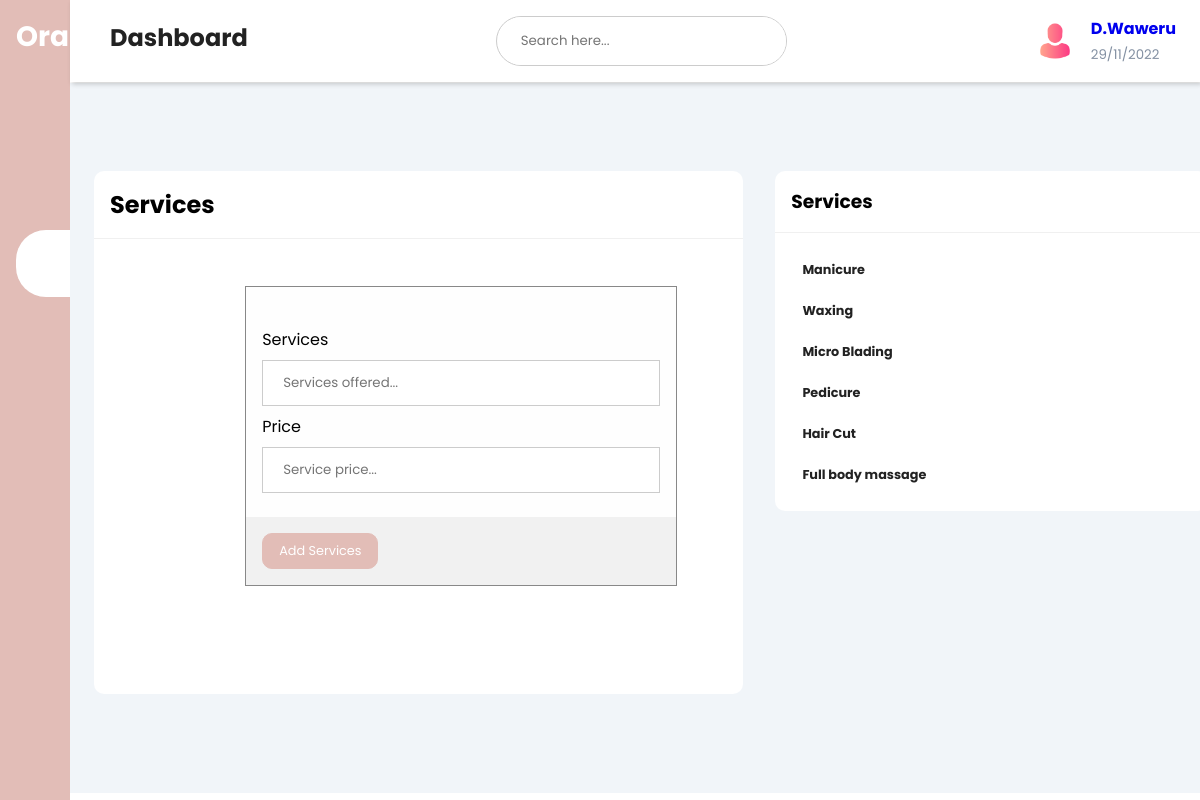
Screenshot of /personnel/bmanager/index.php?page=services (signed in) with the database file from the repository.
### tables this page shows
CREATE TABLE `services` (
  `id` int(100) NOT NULL,
  `serve_name` varchar(255) NOT NULL,
  `price` int(11) NOT NULL
);

### personnel/includes/functions.php (called while the page is built, shortened)
<?php
    include('db_connector.php');
    function get_services(){
        global $conn, $get_services_results;
        $get_services = "SELECT * FROM services";
        $get_services_results = mysqli_query($conn, $get_services);
    }
?>

### personnel/bmanager/services.php (shortened to what this page needs)
<div class="recent-grid">
            <div class="questions">
                <div class="card">
                    <div class="card-header">
                        <h2>Services</h2>
                    </div>
                    <div class="card-body">
                        <div class="table-responsive">
                            <form class="modal-content animate" action="index.php?page=services" method="post">
                                <div class="container">
                                    <div class="input-group">
                                        <label>Services</label>
                                        <input type="text" name="service" placeholder="Services offered...">
                                    </div>
                                    <div class="input-group">
                                        <label>Price</label>
                                        <input type="text" name="price" placeholder="Service price...">
                                    </div>
                                </div>
                                <div class="container" style="background-color:#f1f1f1">
                                    <button type="submit" name="add_services_btn">Add Services</button>
                                </div>
                            </form>
                        </div>
                    </div>
                </div>
            </div>
            <div class="users">
                <div class="card">
                    <div class="card-header">
                        <h3>Services</h3>
                    </div>
                    <div class="card-body">
                        <?php
                            get_services();
                            if($get_services_results){
                                if(mysqli_num_rows($get_services_results)>0){
                                    while($row=mysqli_fetch_array($get_services_results)){
                                ?>
                            <div class="user">
                                <div class="info">
                                    <div>
                                        <h4>
                                            <?php  echo $row['serve_name']; ?>
                                        </h4>
                                    </div>
                                </div>
                                <div class="contact">
                                    <a href="#edit_services?id=<?php echo $row['id']; ?>" onclick="document.getElementById('edit_services?id=<?php echo $row['id']; ?>').style.display='block'"><span class="las la-edit" style="font-size:24px;"></span></a>
                                    <a href="#delete_services?id=<?php echo $row['id']; ?>" onclick="document.getElementById('delete_services?id=<?php echo $row['id']; ?>').style.display='block'"><span class="las la-trash" style="font-size:24px;"></span></a>
                                </div>
                            </div>
                                <?php
                                    }
                                }
                            }
                        ?>
                    </div>
                </div>
            </div>
    </div>

### css/style.css (style rules this page uses)
:root { --main-color: #e2bdb7;; --color-dark: #1D2231; --text-grey: #8390A2; }
* { padding: 0; margin: 0; box-sizing: border-box; list-style-type: none; text-decoration: none; font-family: 'Poppins', sans-serif; }
.recent-grid { margin-top: 3.5rem; display: grid; grid-gap: 2rem; grid-template-columns: 65% auto; }
.card { background: #fff; border-radius: 10px; }
.card-header, .card-body { padding: 1rem; }
.card-header { display: flex; justify-content: space-between; align-items: center; border-bottom: 1px solid #f0f0f0; }
.table-responsive { width: 100%; overflow-x: auto; }
.user { display: flex; justify-content: space-between; align-items: center; padding: .5rem .7rem; }
.info { display: flex; align-items: center; }
.info h4 { font-size: .8rem; font-weight: 700; color: #222; }
@media only screen and (max-width: 1440px) { .recent-grid { grid-template-columns: 60% 40%; } }

### personnel/bmanager/header.php (style rules this page uses)
body { font-family: Arial, Helvetica, sans-serif; }
input[type=text], input[type=password], input[type=email], select { width: 100%; padding: 12px 20px; margin: 8px 0; display: inline-block; border: 1px solid #ccc; box-sizing: border-box; }
button { background: var(--main-color); border-radius: 10px; color: #fff; font-size: .8rem; padding: .5rem 1rem; border: 1px solid var(--main-color); }
.container { padding: 16px; }
.modal-content { background-color: #fefefe; margin: 5% 50px 15% auto; border: 1px solid #888; transition: margin-left 300ms; width: 70%; }
.animate { -webkit-animation: animatezoom 0.6s; animation: animatezoom 0.6s }

### rows the page displays
services: serve_name "Manicure"
services: serve_name "Waxing"
services: serve_name "Micro Blading"
services: serve_name "Pedicure"
services: serve_name "Hair Cut"
services: serve_name "Full body massage"

### other values shown
$_SESSION['user']['uname'] "D.Waweru"
